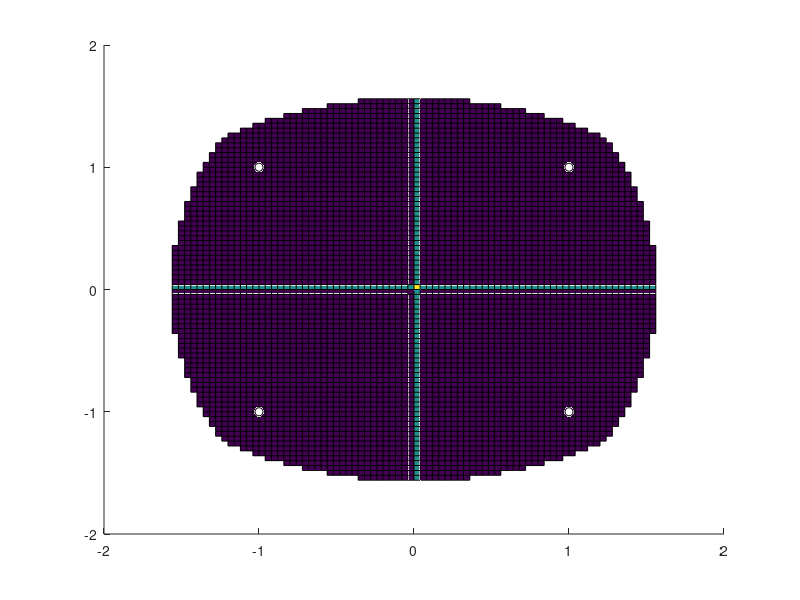

Reproduce this figure in MATLAB. (Note: this script raises an error after producing the figure.)
close all, clear all;

sigmaSquared = .0045;
G = 1;          % H in the likelihood equation, but we are using H for equivocation
epsilon = .1;   % Threshold used to determine whether or not a bit was erased
b = [1 -1];     % Real bit
c = [j -j];     % Imaginary bit

%%%%%%%%%%%%%%%%%%%
% Creates the QPSK symbol locations
a = [1+j -1+j -1-j 1-j];

for re = -50:50         % -50:50 creates a 101 x 101 grid
    for im = -50:50
        x(re+51,im+51) = (re/25) + (im/25)*j;
    end
end
real_x = real(x);
imag_x = imag(x);




%% Equivocation
    % Likelihood function for the real bit
fx_real = zeros(2, 101, 101);
fxSum_real = zeros(1, 101, 101);
for loop = 1:2
    fx_real(loop,:,:) = (1/(2*pi*sigmaSquared))*exp((-1/(2*sigmaSquared))*abs((x-1*b(loop)).^2));
    fxSum_real(1, :,:) = fxSum_real(1, :,:) + fx_real(loop,:,:);
end
fxSum_real = fxSum_real .* .5;

    % Likelihood function for the imaginary bit
fx_imag = zeros(2, 101, 101);
fxSum_imag = zeros(1, 101, 101);
for loop = 1:2
    fx_imag(loop,:,:) = (1/(2*pi*sigmaSquared))*exp((-1/(2*sigmaSquared))*abs((x-1*c(loop)).^2));
    fxSum_imag(1, :,:) = fxSum_imag(1, :,:) + fx_imag(loop,:,:);
end
fxSum_imag = fxSum_imag .* .5;

   % Probability for real bit 
p_b= zeros(2, 101, 101);
for n = 1:2
    p_b(n,:,:) = fx_real(n,:,:) ./ (2*fxSum_real(1,:,:));
end

    % Probability for imaginary bit
p_c= zeros(2, 101, 101);
for n = 1:2
    p_c(n,:,:) = fx_imag(n,:,:) ./ (2*fxSum_imag(1,:,:));
end

    % Equivocation for real part
H_real = zeros(101, 101);
sumOfProb_real = zeros(101, 101);
for xCoord = -50:50
    for yCoord = -50:50
        for loop = 1:2
            sumOfProb_real(xCoord+51,yCoord+51) = sumOfProb_real(xCoord+51,yCoord+51) + ...
                p_b(loop,xCoord+51,yCoord+51)*log2(p_b(loop,xCoord+51,yCoord+51));
        end
        H_real((xCoord+51), (yCoord+51)) = -(sumOfProb_real(xCoord+51, yCoord+51));
    end
end

    % Equivocation for imaginary part
H_imag = zeros(101, 101);
sumOfProb_imag = zeros(101, 101);
for xCoord = -50:50
    for yCoord = -50:50
        for loop = 1:2
            sumOfProb_imag(xCoord+51,yCoord+51) = sumOfProb_imag(xCoord+51,yCoord+51) + ...
                p_c(loop,xCoord+51,yCoord+51)*log2(p_c(loop,xCoord+51,yCoord+51));
        end
        H_imag((xCoord+51), (yCoord+51)) = -(sumOfProb_imag(xCoord+51, yCoord+51));
    end
end

   % Combined Equivocation
H = H_real + H_imag;


%%%%% Plot Equivocation
figure();
hold on
plot(a,'o', 'MarkerFaceColor', 'white', 'Color', 'black'); % Need to fix where this plots on the z axis
% surface(real_x, imag_x, H_real);
% surface(real_x, imag_x, H_imag);
surface(real_x, imag_x, H);
title("\sigma^2 = " + string(sigmaSquared));
xlabel('real');
ylabel('imaginary');
zlabel('Equivocation');
view(45, 60);
colormap(jet);
hold off




%% Mutual Information 

I_real = 1 - H_real;
I_imag = 1 - H_imag;

I = I_real + I_imag;

%%%%% Plot Mutual Information
figure();
hold on
plot(a,'o', 'MarkerFaceColor', 'white', 'Color', 'black'); % Need to fix where this plots on the z axis
% surface(real_x, imag_x, I_real);
% surface(real_x, imag_x, I_imag);
surface(real_x, imag_x, I);
title("\sigma^2 = " + string(sigmaSquared));
xlabel('real');
ylabel('imaginary');
zlabel('Mutual Information');
view(45, 60);
colormap(jet);
hold off




%% Bits 

bits_real = zeros(101,101);
for c = 1:101
    for d = 1:101
        if (I_real(c,d) < epsilon)  % Compares to a threshold 
            bits_real(c,d) = 1;
        else
            bits_real (c,d) = 0;
        end
    end
end


bits_imag = zeros(101,101);
for c = 1:101
    for d = 1:101
        if (I_imag(c,d) < epsilon)
            bits_imag(c,d) = 1;
        else
            bits_imag (c,d) = 0;
        end
    end
end

bits = bits_imag + bits_real;

%%%%% Bits lost
figure();
hold on
plot(a,'o', 'MarkerFaceColor', 'white', 'Color', 'black'); % Need to fix where this plots on the z axis
% surface(real_x, imag_x, bits_real);
% surface(real_x, imag_x, bits_imag);
surface(real_x, imag_x, bits);
title("\sigma^2 = " + string(sigmaSquared));
xlabel('real');
ylabel('imaginary');
zlabel('Bits');
view(45, 60);
colormap(jet);
